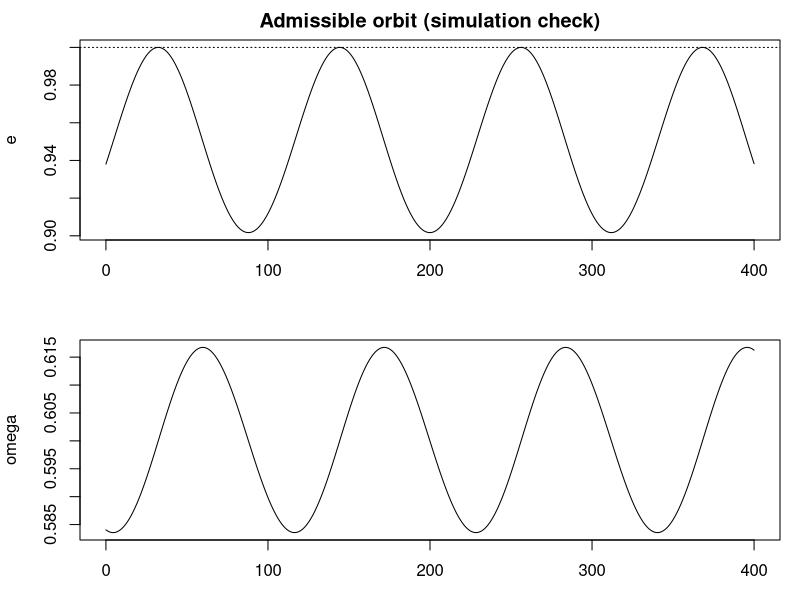
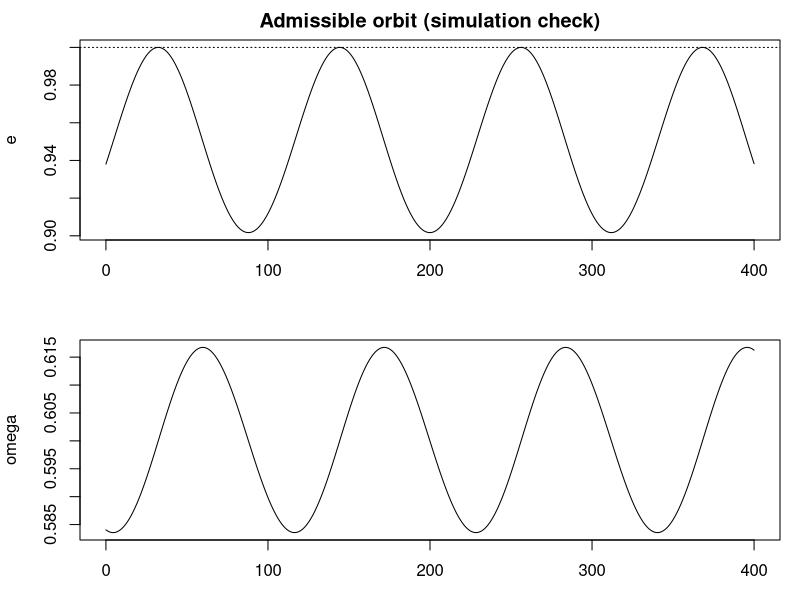

Recreate these plots in R, in order.
# OPTION A (single script): Admissible Goodwin orbit selection using invariant H
# Cambridge saving out of profits + depreciation; NO model change.
# Ensures implied orbit stays within 0<e(t)<1 by shrinking initial-condition "kick".

if (!requireNamespace("deSolve", quietly = TRUE)) install.packages("deSolve")
if (!requireNamespace("here", quietly = TRUE))   install.packages("here")
library(deSolve)
library(here)

out_dir <- here::here("outputs", "exploitation_rate")
dir.create(out_dir, recursive = TRUE, showWarnings = FALSE)

# -----------------------------
# 1) Parameters
# -----------------------------
alpha <- 0.02
beta  <- 0.01
gamma <- 0.01      # in dw/w = -gamma + rho*e (gamma>0 is drag)
delta <- 0.04
s_pi  <- 0.80

# Choose interior steady-state targets (plausible levels)
e_star_target     <- 0.95
omega_star_target <- 0.60

# Calibrate rho, sigma to hit (e*, omega*) in Cambridge+delta version
rho   <- (alpha + gamma) / e_star_target
sigma <- s_pi * (1 - omega_star_target) / (alpha + beta + delta)

# constants
A <- s_pi / sigma
B <- alpha + gamma
C <- alpha + beta + delta

# fixed point in (e, xi)
q <- C / A
stopifnot(q > 0 && q < 1)

e_star  <- B / rho
xi_star <- q / (1 - q)
omega_star <- 1 / (1 + xi_star)

cat("Implied fixed point:\n")
cat("e*     =", e_star, "\n")
cat("omega* =", omega_star, "\n")
cat("xi*    =", xi_star, "\n")

# -----------------------------
# 2) First integral H(e,xi)
# H(e,xi)=B ln e - rho e - (A-C) ln(1+xi) - A/(1+xi)
# -----------------------------
H <- function(e, xi) {
  B*log(e) - rho*e - (A-C)*log(1+xi) - A/(1+xi)
}

# -----------------------------
# 3) Robust turning points for e (where xi = xi*)
# Solve B ln e - rho e = K for e in (0,1)
# Using concavity: at most 2 roots, symmetric around e_hat=B/rho
# -----------------------------
e_turning_points <- function(H0, eps = 1e-10) {
  K <- H0 + (A - C) * log(1 + xi_star) + A / (1 + xi_star)
  F <- function(e) B * log(e) - rho * e - K
  
  e_hat <- B / rho
  e_hat <- min(max(e_hat, eps), 1 - eps)
  
  F_hat <- F(e_hat)
  if (!is.finite(F_hat)) return(NULL)
  if (F_hat <= 0) return(NULL)  # need two roots for a non-degenerate orbit
  
  rL <- try(uniroot(F, c(eps, e_hat - eps))$root, silent = TRUE)
  rR <- try(uniroot(F, c(e_hat + eps, 1 - eps))$root, silent = TRUE)
  if (inherits(rL, "try-error") || inherits(rR, "try-error")) return(NULL)
  
  sort(c(rL, rR))
}

# -----------------------------
# 4) Admissibility gate for initial conditions (e0, omega0)
# Uses H0 -> (e_min, e_max). Requires 0<e_min<e_max<1.
# -----------------------------
admissible_ic <- function(e0, omega0) {
  if (!is.finite(e0) || !is.finite(omega0)) return(FALSE)
  if (e0 <= 0 || e0 >= 1) return(FALSE)
  if (omega0 <= 0 || omega0 >= 1) return(FALSE)
  
  xi0 <- (1 - omega0) / omega0
  if (!is.finite(xi0) || xi0 <= 0) return(FALSE)
  
  H0 <- H(e0, xi0)
  roots <- e_turning_points(H0)
  if (is.null(roots) || length(roots) != 2) return(FALSE)
  
  e_min <- roots[1]
  e_max <- roots[2]
  
  list(ok = (e_min > 0 && e_max < 1),
       e_min = e_min, e_max = e_max,
       H0 = H0, xi0 = xi0)
}

# -----------------------------
# 5) Kick shrinker: scale deviation from fixed point until admissible
# Returns largest k in [0,1] such that orbit implied by (e0,omega0) stays in (0,1).
# -----------------------------
shrink_kick_to_admissible <- function(e0_raw, omega0_raw, tol = 1e-6) {
  de <- e0_raw - e_star
  dw <- omega0_raw - omega_star
  
  test <- function(k) {
    e0 <- e_star + k*de
    w0 <- omega_star + k*dw
    admissible_ic(e0, w0)
  }
  
  r1 <- test(1)
  if (!isFALSE(r1) && r1$ok) {
    return(c(k=1, e0=e_star+de, omega0=omega_star+dw, e_min=r1$e_min, e_max=r1$e_max))
  }
  
  # k=0 is fixed point: admissible but degenerate (no cycle). Might fail "two roots" test.
  # So we treat k=0 as fallback only.
  lo <- 0
  hi <- 1
  best_k <- NA_real_
  best_r <- NULL
  
  for (iter in 1:70) {
    mid <- 0.5*(lo+hi)
    rm <- test(mid)
    
    if (!isFALSE(rm) && rm$ok) {
      best_k <- mid
      best_r <- rm
      lo <- mid
    } else {
      hi <- mid
    }
    if (hi - lo < tol) break
  }
  
  if (is.na(best_k)) {
    stop("No admissible (non-degenerate) orbit found for this direction of kick. Try a different raw IC.")
  }
  
  e_best <- e_star + best_k*de
  w_best <- omega_star + best_k*dw
  c(k=best_k, e0=e_best, omega0=w_best, e_min=best_r$e_min, e_max=best_r$e_max)
}

# -----------------------------
# 6) Model ODE in (e, xi) for optional verification sim
# -----------------------------
goodwin_cambridge_e_xi <- function(t, state, p) {
  e  <- state[["e"]]
  xi <- state[["xi"]]
  
  A <- p$s_pi / p$sigma
  B <- p$alpha + p$gamma
  C <- p$alpha + p$beta + p$delta
  
  de  <- e  * (A * (xi/(1+xi)) - C)
  dxi <- (1 + xi) * (B - p$rho * e)
  
  list(c(de, dxi))
}

parms <- list(alpha=alpha, beta=beta, gamma=gamma, delta=delta,
              s_pi=s_pi, rho=rho, sigma=sigma)

# -----------------------------
# 7) Choose a raw kick and get an admissible IC
# -----------------------------
e0_raw     <- 0.92
omega0_raw <- 0.56

res <- shrink_kick_to_admissible(e0_raw, omega0_raw)
print(res)
cat("Implied orbit e-range (from invariant): [", res["e_min"], ",", res["e_max"], "]\n")

e0     <- unname(res["e0"])
omega0 <- unname(res["omega0"])
xi0    <- (1 - omega0) / omega0

# -----------------------------
# 8) OPTIONAL: simulate to confirm and save quick plots
# -----------------------------
times <- seq(0, 400, by = 0.1)
out <- ode(y = c(e=e0, xi=xi0), times = times, func = goodwin_cambridge_e_xi, parms = parms, method = "lsoda")
out <- as.data.frame(out)
out$omega <- 1/(1+out$xi)

cat("\nSimulated ranges:\n")
cat("e    in [", min(out$e), ",", max(out$e), "]\n")
cat("omega in [", min(out$omega), ",", max(out$omega), "]\n")

png_path <- file.path(out_dir, "optionA_admissible_orbit_timeseries.png")
pdf_path <- file.path(out_dir, "optionA_admissible_orbit_timeseries.pdf")

make_plots <- function() {
  op <- par(mfrow=c(2,1), mar=c(3,4,2,1))
  plot(out$time, out$e, type="l", xlab="", ylab="e", main="Admissible orbit (simulation check)")
  abline(h=c(0,1), lty=3)
  plot(out$time, out$omega, type="l", xlab="time", ylab="omega")
  abline(h=c(0,1), lty=3)
  par(op)
}

png(png_path, width=1600, height=900, res=200); make_plots(); dev.off()
pdf(pdf_path, width=10, height=6); make_plots(); dev.off()

cat("\nSaved plots to:\n", png_path, "\n", pdf_path, "\n")
